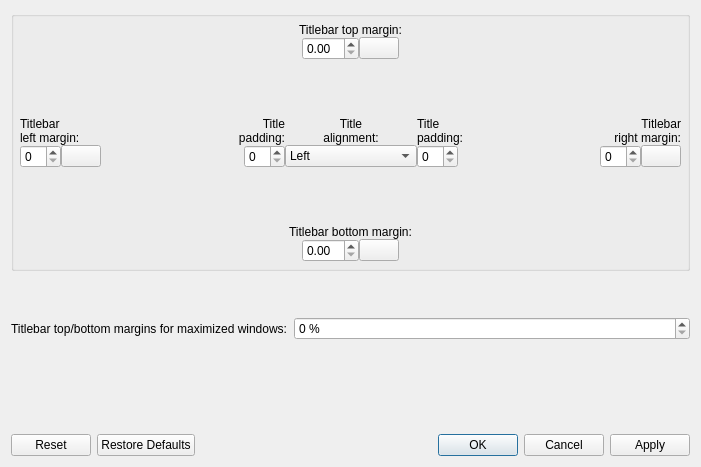
<?xml version="1.0" encoding="UTF-8"?>
<ui version="4.0">
 <class>TitleBarSpacing</class>
 <widget class="QDialog" name="TitleBarSpacing">
  <property name="geometry">
   <rect>
    <x>0</x>
    <y>0</y>
    <width>701</width>
    <height>467</height>
   </rect>
  </property>
  <property name="windowTitle">
   <string>Dialog</string>
  </property>
  <layout class="QVBoxLayout" name="verticalLayout">
   <item>
    <widget class="QGroupBox" name="titleBar_groupbox">
     <property name="title">
      <string/>
     </property>
     <property name="flat">
      <bool>false</bool>
     </property>
     <layout class="QVBoxLayout" name="verticalLayout_6">
      <property name="spacing">
       <number>0</number>
      </property>
      <property name="leftMargin">
       <number>0</number>
      </property>
      <property name="topMargin">
       <number>0</number>
      </property>
      <property name="rightMargin">
       <number>0</number>
      </property>
      <property name="bottomMargin">
       <number>0</number>
      </property>
      <item>
       <layout class="QVBoxLayout" name="verticalLayout_7">
        <item>
         <layout class="QGridLayout" name="gridLayout_8">
          <property name="leftMargin">
           <number>6</number>
          </property>
          <property name="topMargin">
           <number>6</number>
          </property>
          <property name="rightMargin">
           <number>6</number>
          </property>
          <property name="bottomMargin">
           <number>6</number>
          </property>
          <item row="1" column="5" colspan="2">
           <spacer name="horizontalSpacer_46">
            <property name="orientation">
             <enum>Qt::Horizontal</enum>
            </property>
            <property name="sizeHint" stdset="0">
             <size>
              <width>40</width>
              <height>20</height>
             </size>
            </property>
           </spacer>
          </item>
          <item row="1" column="1" colspan="2">
           <spacer name="horizontalSpacer_43">
            <property name="orientation">
             <enum>Qt::Horizontal</enum>
            </property>
            <property name="sizeHint" stdset="0">
             <size>
              <width>40</width>
              <height>20</height>
             </size>
            </property>
           </spacer>
          </item>
          <item row="1" column="0">
           <spacer name="horizontalSpacer_3">
            <property name="orientation">
             <enum>Qt::Horizontal</enum>
            </property>
            <property name="sizeHint" stdset="0">
             <size>
              <width>40</width>
              <height>20</height>
             </size>
            </property>
           </spacer>
          </item>
          <item row="1" column="4">
           <widget class="QPushButton" name="lockTitleBarTopBottomMargins">
            <property name="sizePolicy">
             <sizepolicy hsizetype="Fixed" vsizetype="Fixed">
              <horstretch>0</horstretch>
              <verstretch>0</verstretch>
             </sizepolicy>
            </property>
            <property name="toolTip">
             <string>Lock to make Titlebar top margin and Titlebar bottom margin have the same value</string>
            </property>
            <property name="text">
             <string/>
            </property>
            <property name="checkable">
             <bool>true</bool>
            </property>
           </widget>
          </item>
          <item row="1" column="3">
           <widget class="QDoubleSpinBox" name="titleBarTopMargin">
            <property name="enabled">
             <bool>true</bool>
            </property>
            <property name="maximum">
             <double>25.000000000000000</double>
            </property>
            <property name="singleStep">
             <double>0.050000000000000</double>
            </property>
           </widget>
          </item>
          <item row="0" column="1" colspan="6">
           <widget class="QLabel" name="label_13">
            <property name="text">
             <string>Titlebar top margin:</string>
            </property>
            <property name="alignment">
             <set>Qt::AlignCenter</set>
            </property>
            <property name="buddy">
             <cstring>titleBarTopMargin</cstring>
            </property>
           </widget>
          </item>
          <item row="1" column="7">
           <spacer name="horizontalSpacer_7">
            <property name="orientation">
             <enum>Qt::Horizontal</enum>
            </property>
            <property name="sizeHint" stdset="0">
             <size>
              <width>40</width>
              <height>20</height>
             </size>
            </property>
           </spacer>
          </item>
         </layout>
        </item>
        <item>
         <spacer name="verticalSpacer_4">
          <property name="orientation">
           <enum>Qt::Vertical</enum>
          </property>
          <property name="sizeType">
           <enum>QSizePolicy::Expanding</enum>
          </property>
          <property name="sizeHint" stdset="0">
           <size>
            <width>20</width>
            <height>45</height>
           </size>
          </property>
         </spacer>
        </item>
        <item>
         <layout class="QGridLayout" name="gridLayout_3">
          <property name="leftMargin">
           <number>6</number>
          </property>
          <property name="topMargin">
           <number>6</number>
          </property>
          <property name="rightMargin">
           <number>6</number>
          </property>
          <property name="bottomMargin">
           <number>6</number>
          </property>
          <property name="verticalSpacing">
           <number>0</number>
          </property>
          <item row="2" column="9">
           <widget class="QSpinBox" name="titleBarRightMargin">
            <property name="enabled">
             <bool>true</bool>
            </property>
            <property name="minimum">
             <number>0</number>
            </property>
            <property name="maximum">
             <number>30</number>
            </property>
           </widget>
          </item>
          <item row="2" column="1">
           <widget class="QPushButton" name="lockTitleBarLeftRightMargins">
            <property name="sizePolicy">
             <sizepolicy hsizetype="Fixed" vsizetype="Fixed">
              <horstretch>0</horstretch>
              <verstretch>0</verstretch>
             </sizepolicy>
            </property>
            <property name="toolTip">
             <string>Lock to make Titlebar left margin and Titlebar right margin have the same value</string>
            </property>
            <property name="text">
             <string/>
            </property>
            <property name="checkable">
             <bool>true</bool>
            </property>
           </widget>
          </item>
          <item row="2" column="8">
           <spacer name="horizontalSpacer_13">
            <property name="orientation">
             <enum>Qt::Horizontal</enum>
            </property>
            <property name="sizeType">
             <enum>QSizePolicy::Expanding</enum>
            </property>
            <property name="sizeHint" stdset="0">
             <size>
              <width>20</width>
              <height>20</height>
             </size>
            </property>
           </spacer>
          </item>
          <item row="0" column="8" colspan="3">
           <widget class="QLabel" name="label_11">
            <property name="text">
             <string>Titlebar
right margin:</string>
            </property>
            <property name="alignment">
             <set>Qt::AlignRight|Qt::AlignTrailing|Qt::AlignVCenter</set>
            </property>
            <property name="buddy">
             <cstring>titleBarRightMargin</cstring>
            </property>
           </widget>
          </item>
          <item row="2" column="7">
           <spacer name="horizontalSpacer_21">
            <property name="orientation">
             <enum>Qt::Horizontal</enum>
            </property>
            <property name="sizeHint" stdset="0">
             <size>
              <width>40</width>
              <height>20</height>
             </size>
            </property>
           </spacer>
          </item>
          <item row="2" column="10">
           <widget class="QPushButton" name="lockTitleBarLeftRightMargins_2">
            <property name="toolTip">
             <string>Lock to make Titlebar left margin and Titlebar right margin have the same value</string>
            </property>
            <property name="text">
             <string/>
            </property>
            <property name="checkable">
             <bool>true</bool>
            </property>
           </widget>
          </item>
          <item row="2" column="2">
           <spacer name="horizontalSpacer_4">
            <property name="orientation">
             <enum>Qt::Horizontal</enum>
            </property>
            <property name="sizeHint" stdset="0">
             <size>
              <width>20</width>
              <height>20</height>
             </size>
            </property>
           </spacer>
          </item>
          <item row="0" column="0" colspan="3">
           <widget class="QLabel" name="label_10">
            <property name="text">
             <string>Titlebar
left margin:</string>
            </property>
            <property name="alignment">
             <set>Qt::AlignLeading|Qt::AlignLeft|Qt::AlignVCenter</set>
            </property>
            <property name="buddy">
             <cstring>titleBarLeftMargin</cstring>
            </property>
           </widget>
          </item>
          <item row="2" column="0">
           <widget class="QSpinBox" name="titleBarLeftMargin">
            <property name="minimum">
             <number>0</number>
            </property>
            <property name="maximum">
             <number>30</number>
            </property>
           </widget>
          </item>
          <item row="2" column="3">
           <spacer name="horizontalSpacer_19">
            <property name="orientation">
             <enum>Qt::Horizontal</enum>
            </property>
            <property name="sizeHint" stdset="0">
             <size>
              <width>40</width>
              <height>20</height>
             </size>
            </property>
           </spacer>
          </item>
          <item row="2" column="4">
           <widget class="QSpinBox" name="titleSidePadding">
            <property name="sizePolicy">
             <sizepolicy hsizetype="Fixed" vsizetype="Fixed">
              <horstretch>0</horstretch>
              <verstretch>0</verstretch>
             </sizepolicy>
            </property>
           </widget>
          </item>
          <item row="2" column="6">
           <widget class="QSpinBox" name="titleSidePadding_2">
            <property name="sizePolicy">
             <sizepolicy hsizetype="Fixed" vsizetype="Fixed">
              <horstretch>0</horstretch>
              <verstretch>0</verstretch>
             </sizepolicy>
            </property>
           </widget>
          </item>
          <item row="0" column="5">
           <widget class="QLabel" name="label_3">
            <property name="text">
             <string>Title
alignment:</string>
            </property>
            <property name="alignment">
             <set>Qt::AlignCenter</set>
            </property>
            <property name="buddy">
             <cstring>titleAlignment</cstring>
            </property>
           </widget>
          </item>
          <item row="2" column="5">
           <widget class="QComboBox" name="titleAlignment">
            <item>
             <property name="text">
              <string>Left</string>
             </property>
            </item>
            <item>
             <property name="text">
              <string>Centre</string>
             </property>
            </item>
            <item>
             <property name="text">
              <string>Centre (Full Width)</string>
             </property>
            </item>
            <item>
             <property name="text">
              <string>Right</string>
             </property>
            </item>
           </widget>
          </item>
          <item row="0" column="3" colspan="2">
           <widget class="QLabel" name="label_7">
            <property name="text">
             <string>Title
padding:</string>
            </property>
            <property name="alignment">
             <set>Qt::AlignRight|Qt::AlignTrailing|Qt::AlignVCenter</set>
            </property>
            <property name="buddy">
             <cstring>titleSidePadding</cstring>
            </property>
           </widget>
          </item>
          <item row="0" column="6" colspan="2">
           <widget class="QLabel" name="label_8">
            <property name="text">
             <string>Title
padding:</string>
            </property>
           </widget>
          </item>
         </layout>
        </item>
        <item>
         <spacer name="verticalSpacer_5">
          <property name="orientation">
           <enum>Qt::Vertical</enum>
          </property>
          <property name="sizeType">
           <enum>QSizePolicy::Expanding</enum>
          </property>
          <property name="sizeHint" stdset="0">
           <size>
            <width>20</width>
            <height>45</height>
           </size>
          </property>
         </spacer>
        </item>
        <item>
         <layout class="QGridLayout" name="gridLayout_11">
          <property name="leftMargin">
           <number>6</number>
          </property>
          <property name="topMargin">
           <number>6</number>
          </property>
          <property name="rightMargin">
           <number>6</number>
          </property>
          <property name="bottomMargin">
           <number>6</number>
          </property>
          <item row="1" column="0">
           <spacer name="horizontalSpacer_11">
            <property name="orientation">
             <enum>Qt::Horizontal</enum>
            </property>
            <property name="sizeHint" stdset="0">
             <size>
              <width>40</width>
              <height>20</height>
             </size>
            </property>
           </spacer>
          </item>
          <item row="1" column="1">
           <spacer name="horizontalSpacer_10">
            <property name="orientation">
             <enum>Qt::Horizontal</enum>
            </property>
            <property name="sizeHint" stdset="0">
             <size>
              <width>40</width>
              <height>20</height>
             </size>
            </property>
           </spacer>
          </item>
          <item row="1" column="2">
           <widget class="QDoubleSpinBox" name="titleBarBottomMargin">
            <property name="enabled">
             <bool>true</bool>
            </property>
            <property name="maximum">
             <double>25.000000000000000</double>
            </property>
            <property name="singleStep">
             <double>0.050000000000000</double>
            </property>
           </widget>
          </item>
          <item row="1" column="5">
           <spacer name="horizontalSpacer_50">
            <property name="orientation">
             <enum>Qt::Horizontal</enum>
            </property>
            <property name="sizeHint" stdset="0">
             <size>
              <width>40</width>
              <height>20</height>
             </size>
            </property>
           </spacer>
          </item>
          <item row="1" column="4">
           <spacer name="horizontalSpacer_12">
            <property name="orientation">
             <enum>Qt::Horizontal</enum>
            </property>
            <property name="sizeHint" stdset="0">
             <size>
              <width>40</width>
              <height>20</height>
             </size>
            </property>
           </spacer>
          </item>
          <item row="0" column="1" colspan="4">
           <widget class="QLabel" name="label_18">
            <property name="text">
             <string>Titlebar bottom margin:</string>
            </property>
            <property name="alignment">
             <set>Qt::AlignCenter</set>
            </property>
            <property name="buddy">
             <cstring>titleBarBottomMargin</cstring>
            </property>
           </widget>
          </item>
          <item row="1" column="3">
           <widget class="QPushButton" name="lockTitleBarTopBottomMargins_2">
            <property name="toolTip">
             <string>Lock to make Titlebar top margin and Titlebar bottom margin have the same value</string>
            </property>
            <property name="text">
             <string/>
            </property>
            <property name="checkable">
             <bool>true</bool>
            </property>
           </widget>
          </item>
         </layout>
        </item>
       </layout>
      </item>
     </layout>
    </widget>
   </item>
   <item>
    <spacer name="verticalSpacer_8">
     <property name="orientation">
      <enum>Qt::Vertical</enum>
     </property>
     <property name="sizeType">
      <enum>QSizePolicy::Fixed</enum>
     </property>
     <property name="sizeHint" stdset="0">
      <size>
       <width>20</width>
       <height>40</height>
      </size>
     </property>
    </spacer>
   </item>
   <item>
    <layout class="QFormLayout" name="formLayout_4">
     <item row="0" column="0">
      <widget class="QLabel" name="label_15">
       <property name="text">
        <string>Titlebar top/bottom margins for maximized windows:</string>
       </property>
       <property name="buddy">
        <cstring>percentMaximizedTopBottomMargins</cstring>
       </property>
      </widget>
     </item>
     <item row="0" column="1">
      <widget class="QSpinBox" name="percentMaximizedTopBottomMargins">
       <property name="suffix">
        <string> %</string>
       </property>
       <property name="maximum">
        <number>100</number>
       </property>
      </widget>
     </item>
    </layout>
   </item>
   <item>
    <spacer name="verticalSpacer">
     <property name="orientation">
      <enum>Qt::Vertical</enum>
     </property>
     <property name="sizeType">
      <enum>QSizePolicy::MinimumExpanding</enum>
     </property>
     <property name="sizeHint" stdset="0">
      <size>
       <width>20</width>
       <height>40</height>
      </size>
     </property>
    </spacer>
   </item>
   <item>
    <widget class="QDialogButtonBox" name="buttonBox">
     <property name="orientation">
      <enum>Qt::Horizontal</enum>
     </property>
     <property name="standardButtons">
      <set>QDialogButtonBox::Apply|QDialogButtonBox::Cancel|QDialogButtonBox::Ok|QDialogButtonBox::Reset|QDialogButtonBox::RestoreDefaults</set>
     </property>
    </widget>
   </item>
  </layout>
 </widget>
 <tabstops>
  <tabstop>titleBarTopMargin</tabstop>
  <tabstop>lockTitleBarTopBottomMargins</tabstop>
  <tabstop>titleBarLeftMargin</tabstop>
  <tabstop>lockTitleBarLeftRightMargins</tabstop>
  <tabstop>titleSidePadding</tabstop>
  <tabstop>titleAlignment</tabstop>
  <tabstop>titleSidePadding_2</tabstop>
  <tabstop>titleBarRightMargin</tabstop>
  <tabstop>lockTitleBarLeftRightMargins_2</tabstop>
  <tabstop>titleBarBottomMargin</tabstop>
  <tabstop>lockTitleBarTopBottomMargins_2</tabstop>
  <tabstop>percentMaximizedTopBottomMargins</tabstop>
 </tabstops>
 <resources>
  <include location="heliumdecoration_config.qrc"/>
 </resources>
 <connections>
  <connection>
   <sender>lockTitleBarTopBottomMargins</sender>
   <signal>toggled(bool)</signal>
   <receiver>lockTitleBarTopBottomMargins_2</receiver>
   <slot>setChecked(bool)</slot>
   <hints>
    <hint type="sourcelabel">
     <x>385</x>
     <y>65</y>
    </hint>
    <hint type="destinationlabel">
     <x>404</x>
     <y>273</y>
    </hint>
   </hints>
  </connection>
  <connection>
   <sender>lockTitleBarTopBottomMargins_2</sender>
   <signal>toggled(bool)</signal>
   <receiver>lockTitleBarTopBottomMargins</receiver>
   <slot>setChecked(bool)</slot>
   <hints>
    <hint type="sourcelabel">
     <x>400</x>
     <y>245</y>
    </hint>
    <hint type="destinationlabel">
     <x>399</x>
     <y>44</y>
    </hint>
   </hints>
  </connection>
  <connection>
   <sender>lockTitleBarLeftRightMargins</sender>
   <signal>toggled(bool)</signal>
   <receiver>lockTitleBarLeftRightMargins_2</receiver>
   <slot>setChecked(bool)</slot>
   <hints>
    <hint type="sourcelabel">
     <x>94</x>
     <y>168</y>
    </hint>
    <hint type="destinationlabel">
     <x>673</x>
     <y>154</y>
    </hint>
   </hints>
  </connection>
  <connection>
   <sender>lockTitleBarLeftRightMargins_2</sender>
   <signal>toggled(bool)</signal>
   <receiver>lockTitleBarLeftRightMargins</receiver>
   <slot>setChecked(bool)</slot>
   <hints>
    <hint type="sourcelabel">
     <x>660</x>
     <y>166</y>
    </hint>
    <hint type="destinationlabel">
     <x>89</x>
     <y>169</y>
    </hint>
   </hints>
  </connection>
  <connection>
   <sender>titleSidePadding</sender>
   <signal>valueChanged(int)</signal>
   <receiver>titleSidePadding_2</receiver>
   <slot>setValue(int)</slot>
   <hints>
    <hint type="sourcelabel">
     <x>269</x>
     <y>177</y>
    </hint>
    <hint type="destinationlabel">
     <x>482</x>
     <y>177</y>
    </hint>
   </hints>
  </connection>
  <connection>
   <sender>titleSidePadding_2</sender>
   <signal>valueChanged(int)</signal>
   <receiver>titleSidePadding</receiver>
   <slot>setValue(int)</slot>
   <hints>
    <hint type="sourcelabel">
     <x>452</x>
     <y>173</y>
    </hint>
    <hint type="destinationlabel">
     <x>240</x>
     <y>161</y>
    </hint>
   </hints>
  </connection>
  <connection>
   <sender>buttonBox</sender>
   <signal>accepted()</signal>
   <receiver>TitleBarSpacing</receiver>
   <slot>accept()</slot>
   <hints>
    <hint type="sourcelabel">
     <x>526</x>
     <y>435</y>
    </hint>
    <hint type="destinationlabel">
     <x>617</x>
     <y>386</y>
    </hint>
   </hints>
  </connection>
  <connection>
   <sender>buttonBox</sender>
   <signal>rejected()</signal>
   <receiver>TitleBarSpacing</receiver>
   <slot>reject()</slot>
   <hints>
    <hint type="sourcelabel">
     <x>629</x>
     <y>439</y>
    </hint>
    <hint type="destinationlabel">
     <x>651</x>
     <y>397</y>
    </hint>
   </hints>
  </connection>
 </connections>
</ui>
